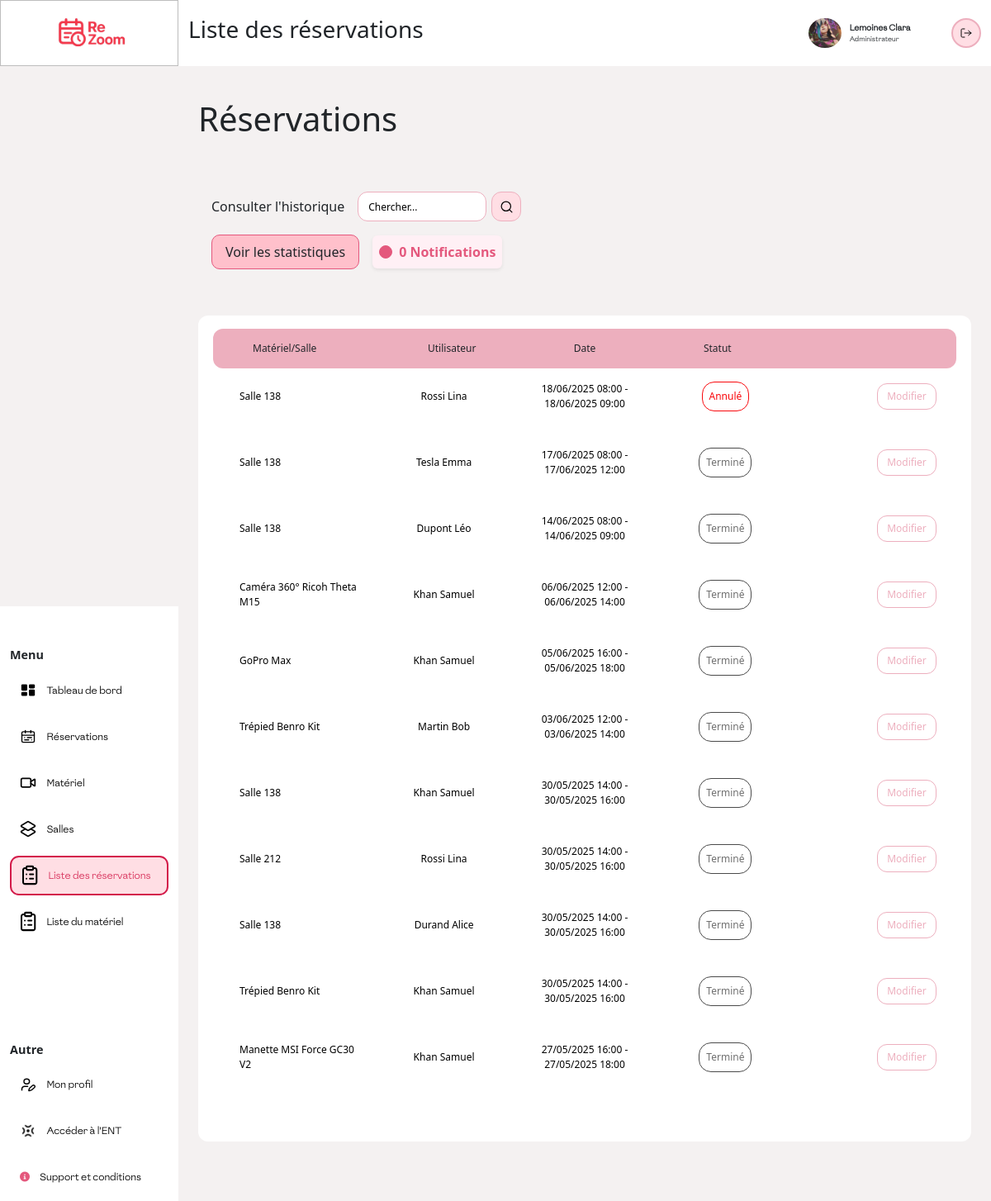
The app's page /PHP/listeDesReservations.php (signed in) with its own data.
### tables this page shows
CREATE TABLE `reservations` (
  `idR` int(11) NOT NULL,
  `quantite` int(11) NOT NULL DEFAULT 1,
  `date_debut` datetime NOT NULL,
  `date_fin` datetime NOT NULL,
  `valide` int(11) DEFAULT NULL,
  `motif` varchar(100) DEFAULT NULL,
  `commentaires` varchar(50) DEFAULT NULL,
  `signatureElectronique` varchar(50) DEFAULT NULL,
  `documentAdministrateur` varchar(50) DEFAULT NULL
);

### PHP/listeDesReservations.php (the view, shortened to what this page needs)
<?php
require('../PHPpure/connexion.php');
?>
<!DOCTYPE html>
<html lang="fr-FR">
<head>
    <link href="https://cdn.jsdelivr.net/npm/bootstrap@5.3.6/dist/css/bootstrap.min.css" rel="stylesheet"
>
    <link rel="stylesheet" href="../CSS/style.css" />
    <link rel="stylesheet" href="../CSS/index.css" />
    <link rel="stylesheet" href="../CSS/tabReservation.css" />
    <link rel="stylesheet" href="../CSS/header.css" />
    <link rel="stylesheet" href="../CSS/modifPopupReservation.css" />
</head>
<body>
    <?php
    include("header.php");
    include("aside.php");
    ?>
    <main>
        <h1>Réservations</h1>
        <div class="container search p-3">
            <div class="row align-items-center gy-3">
                <div class="col-12 col-md-auto d-flex align-items-center gap-3 flex-wrap">
                    <p class="fs-6 mb-0 text-nowrap">Consulter l'historique</p>
                    <div class="searchContainer me-5">
                        <input type="search" name="search" id="inputSearch" placeholder="Chercher..." />
                        <button id="buttonSearch">
                            <img src="../res/search.svg" alt="" />
                        </button>
                    </div>
                </div>
                <div class="col-12 d-flex align-items-center gap-3 flex-wrap">
                    <button class="btn text-dark px-3 py-2" style="background-color: pink; border: 1px solid #e4587d; border-radius: 10px;" onclick="window.location.href='reputation.php'">
                        Voir les statistiques
                    </button>
                    <div class="d-flex align-items-center p-2 rounded shadow-sm" style="color: #e4587d; background-color: #fff0f5;">
                        <div class="rounded-circle me-2 flex-shrink-0" style="width: 16px; height: 16px; background-color: #e4587d; border: 1px solid #e4587d;"></div>
                        <span class="fw-semibold"><?php
                                                    $sql1 = "SELECT SUM(notif) AS notifs FROM notifications";
                                                    $stmt = $pdo->prepare($sql1);
                                                    $stmt->execute();
                                                    $notifs = $stmt->fetch(PDO::FETCH_ASSOC);
                                                    $nbNotifs = isset($notifs['notifs']) && $notifs['notifs'] !== null ? (int)$notifs['notifs'] : 0;
                                                    echo htmlspecialchars($nbNotifs) ?> Notifications</span>
                    </div>
                </div>
            </div>
        </div>
        <section class="table mb-5">
            <article class="header_Table">
                <p>Matériel/Salle</p>
                <p>Utilisateur</p>
                <p>Date</p>
                <p>Statut</p>
            </article>
            <article id="tab" class="body_Table pb-5">
                <?php
                $sql = "SELECT r.*,
                        GROUP_CONCAT(DISTINCT CONCAT(m.idM, ':', m.designation, ':', m.refernceM) SEPARATOR '||') as materiels,
                        GROUP_CONCAT(DISTINCT CONCAT(s.idS, ':', s.nom, ':', s.type) SEPARATOR '||') as salles,
                        GROUP_CONCAT(DISTINCT CONCAT(u.id, ':', u.nom, ':', u.prenom, ':', COALESCE(u.avatar, 'default')) SEPARATOR '||') as users
                        FROM reservations r
                        LEFT JOIN concerne c ON r.idR = c.idR
                        LEFT JOIN materiel m ON c.idM = m.idM
                        LEFT JOIN concerne_salle cs ON r.idR = cs.idR
                        LEFT JOIN salle s ON cs.idS = s.idS
                        LEFT JOIN reservation_users ru ON r.idR = ru.idR
                        LEFT JOIN user_ u ON ru.id = u.id
                        GROUP BY r.idR
                        ORDER BY r.date_debut DESC";
                try {
                    $stmt = $pdo->prepare($sql);
                    $stmt->execute();
                    $result = $stmt->fetchAll(PDO::FETCH_ASSOC);
                    if (count($result) > 0) {
                        foreach ($result as $row) {
                            $now = new DateTime();
                            $end = new DateTime($row['date_fin']);
                            if ($row['valide'] == 0 && $end < $now) {
                                $status = "Annulé";
                            } elseif ($end < $now) {
                                $status = "Terminé";
                            } elseif ($row['valide'] == 1) {
                                $status = "Validée";
                            } else if ($row['valide'] == 2) {
                                $status = "Refusée";
                            } else {
                                $status = "En attente";
                            }
                            $materiels = [];
                            if ($row['materiels']) {
                                $materielsArray = explode('||', $row['materiels']);
                                foreach ($materielsArray as $materielStr) {
                                    list($id, $designation, $reference) = explode(':', $materielStr);
                                    $materiels[] = [
                                        'id' => $id,
                                        'designation' => $designation,
                                        'reference' => $reference
                                    ];
                                }
                            }
                            $salles = [];
                            if ($row['salles']) {
                                $sallesArray = explode('||', $row['salles']);
                                foreach ($sallesArray as $salleStr) {
                                    list($id, $nom, $type) = explode(':', $salleStr);
                                    $salles[] = [
                                        'id' => $id,
                                        'nom' => $nom,
                                        'type' => $type
                                    ];
                                }
                            }
                            $users = [];
                            if ($row['users']) {
                                $usersArray = explode('||', $row['users']);
                                foreach ($usersArray as $userStr) {
                                    list($id, $nom, $prenom, $avatar) = explode(':', $userStr);
                                    $users[] = [
                                        'id' => $id,
                                        'nom' => $nom,
                                        'prenom' => $prenom,
                                        'avatar' => $avatar === 'default' ? "../uploads/default.png" : $avatar
                                    ];
                                }
                            }
$sql2= "SELECT notif FROM notifications WHERE idR = ?";
                                                    $stmt = $pdo->prepare($sql2);
                                                    $stmt->execute([$row['idR']]);
                                                    $notifications = $stmt->fetch(PDO::FETCH_ASSOC);
                            echo '<div class="line mb-3">';
                            if (!empty($salles)) {
                                $salle = $salles[0];
                                if (is_array($notifications) && isset($notifications['notif']) && (int)$notifications['notif'] === 1) {
                                    echo '
                            <div class="d-flex align-items-center mb-2">
                            <span class="rounded-circle me-2 flex-shrink-0" style="width: 16px; height: 16px; background-color: #e4587d; border: 1px solid #e4587d;"></span>
                            <span>' . htmlspecialchars($salle['nom']) . '</span>
                            </div>';
                                } else {
                                    echo '<p>' . htmlspecialchars($salle['nom']) . '</p>';
                                }
                            } else {
                                $mater = $materiels[0];
                                if (is_array($notifications) && isset($notifications['notif']) && (int)$notifications['notif'] === 1) {
                                    echo '
                            <div class="d-flex align-items-center mb-2">
                            <span class="rounded-circle me-2 flex-shrink-0" style="width: 16px; height: 16px; background-color: #e4587d; border: 1px solid #e4587d;"></span>
                            <span>' . htmlspecialchars($mater['designation']) . '</span>
                            </div>';
                                } else {
                                    echo '<p>' . htmlspecialchars($mater['designation']) . '</p>';
                                }
                            }
                            if (!empty($users)) {
                                $firstUser = $users[0];
                                echo '<p>' . htmlspecialchars($firstUser['nom']) . ' ' . htmlspecialchars($firstUser['prenom']) . '</p>';
                            }
                            echo '<p class="text-center">' . date('d/m/Y H:i', strtotime($row['date_debut'])) . ' - ' .
                                date('d/m/Y H:i', strtotime($row['date_fin'])) . '</p>';
                            if ($status == "En attente") {
                                echo '<p class="p-2 text-center" style="color: #f9a308; border: 0.15vw solid #f9a308; border-radius:15px;">' . $status . '</p>';
                            } elseif ($status == "Validée") {
                                echo '<p class="text-center p-2" style="color: #356c25; border: 0.15vw solid #356c25; border-radius:15px;">' . $status . '</p>';
                            } elseif ($status == "Refusé") {
                                echo '<p class="text-center p-2" style="color: #f9080c; border: 0.15vw solid #f9080c; border-radius:15px;">' . $status . '</p>';
                            } elseif ($status == "Terminé") {
                                echo '<p class="text-center p-2" style="color: #707070; border: 0.15vw solid #4b4b4b; border-radius:15px;">' . $status . '</p>';
                            } else {
                                echo '<p class="text-center  p-2" style="color: #f9080c; border: 0.15vw solid #f9080c; border-radius:15px;">' . $status . '</p>';
                            }
                            echo '<button class="modifier" data-id="' . $row['idR'] . '"
                                    data-motif="' . htmlspecialchars($row['motif']) . '"
                                    data-date-debut="' . date('Y-m-d\TH:i', strtotime($row['date_debut'])) . '"
                                    data-date-fin="' . date('Y-m-d\TH:i', strtotime($row['date_fin'])) . '"
                                    data-status="' . $row['valide'] . '"
                                    data-materiels=\'' . json_encode($materiels) . '\'
                                    data-salles=\'' . json_encode($salles) . '\'
                                    data-users=\'' . json_encode($users) . '\'></button>';
                            echo '</div>';
                        }
                    } else {
                        echo '<div class="line"><p>Aucune réservation trouvée</p></div>';
                    }
                } catch (PDOException $e) {
                    echo '<div class="line"><p>Erreur : ' . $e->getMessage() . '</p></div>';
                }
                ?>
            </article>
        </section>
    </main>
</body>
</html>

### CSS/style.css (style rules this page uses)
* { margin: 0; padding: 0; box-sizing: border-box; }
body { background-color: #f4f1f1 !important; }
main { display: flex; flex-direction: column; justify-content: start; align-items: start; padding: 15vh 2vw 2vw 20vw; width: 100%; height: 100%; gap: 5vh; position: relative; }
:root { --background-color: #f4f1f1; --primary-color: #e4587d; --secondary-color: #f4f1f1; --tertiary-color: #edafbe; --gray-color: #979797; --black-color: #000000; --white-color: #ffffff; }

### CSS/index.css (style rules this page uses)
main { display: flex; flex-direction: column; justify-content: start; align-items: start; padding: 15vh 2vw 2vw 20vw; width: 100%; height: 100%; gap: 5vh; }
.search { display: flex; justify-content: space-between; align-items: center; }
.search p { font-size: 1vw; }
.search .searchContainer { display: flex; justify-content: start; gap: 0.5vw; }
.search .searchContainer input { width: 13vw; height: 3vw; background-color: white; border: none; border-radius: 1cqi; font-size: 1vw; border: 0.15vw solid #edafbe; padding: 0 1vw; display: flex; justify-content: center; align-items: center; }
.searchContainer input::placeholder { font-size: 1vw; color: black; }
.searchContainer button { width: 3vw; height: 3vw; background-color: #ffdee4; border: 0.15vw solid #edafbe; border-radius: 1cqi; font-size: 1vw; display: flex; justify-content: center; align-items: center; }
.searchContainer button img { width: 50%; height: auto; object-fit: contain; }
.table { width: 100%; background-color: white; border-radius: 1vw; padding: 2vh 1.5vw; display: flex; justify-content: center; flex-direction: column; gap: 1vh; }
.table .header_Table { background-color: #edafbe; display: grid; grid-template-columns: repeat(4, 1fr); align-items: center; height: 6vh; border-radius: 1vw; width: 100%; padding: 0 2vw; }
.table .header_Table p { font-size: 1vw; }
.table .header_Table p:nth-child(2), .table .header_Table p:nth-child(3), .table .header_Table p:nth-child(4) { margin: 0 auto; }
.table .body_Table { display: flex; justify-content: space-between; align-items: center; flex-direction: column; height: auto; width: 100%; border-radius: 1vw; padding: 0 2vw; gap: 2vh; }
.table .body_Table .line { display: grid; grid-template-columns: repeat(4, 1fr); height: 6vh; width: 100%; border-radius: 1vw; }
.table .body_Table .line p:nth-child(1) { margin: auto 0; }
.table .body_Table .line p:nth-child(2), .table .body_Table .line p:nth-child(3), .table .body_Table .line p:nth-child(4) { margin: auto; }
.table .body_Table .line p { font-size: 1vw; }
.table .body_Table .line button { display: flex; justify-content: center; align-items: center; margin: auto 0 auto auto; width: 6vw; height: 2.7vw; background-color: transparent; border: 0.15vw solid #edafbe; border-radius: 1vw; font-size: 0.7vw; transition: all 0.2s ease-in-out; }
.table .body_Table .line button.modifier { color: #edafbe; border: 0.15vw solid #edafbe; font-size: 1vw; }
.table .body_Table .line button.modifier::after { content: "Modifier"; }

### CSS/tabReservation.css (style rules this page uses)
.table .header_Table { background-color: #edafbe; display: grid; grid-template-columns: repeat(5, 1fr); align-items: center; height: 6vh; border-radius: 1vw; width: 100%; padding: 0 2vw; }
.table .body_Table .line { display: grid; grid-template-columns: repeat(5, 1fr); height: 6vh; width: 100%; border-radius: 1vw; }
.table .header_Table { background-color: #edafbe; display: grid; grid-template-columns: repeat(5, 1fr); justify-content: space-between; align-items: center; height: 6vh; border-radius: 1vw; width: 100%; padding: 0 4vw; }

### CSS/header.css (style rules this page uses)
p { margin: 0; }

### records on screen
reservations: nom "Salle 138", nom "Rossi", prenom "Lina", date_debut "18/06/2025 08:00", date_fin "18/06/2025 09:00", status "Annulé"
reservations: nom "Salle 138", nom "Tesla", prenom "Emma", date_debut "17/06/2025 08:00", date_fin "17/06/2025 12:00", status "Terminé"
reservations: nom "Salle 138", nom "Dupont", prenom "Léo", date_debut "14/06/2025 08:00", date_fin "14/06/2025 09:00", status "Terminé"
reservations: designation "Caméra 360° Ricoh Theta M15", nom "Khan", prenom "Samuel", date_debut "06/06/2025 12:00", date_fin "06/06/2025 14:00", status "Terminé"
reservations: designation "GoPro Max", nom "Khan", prenom "Samuel", date_debut "05/06/2025 16:00", date_fin "05/06/2025 18:00", status "Terminé"
reservations: designation "Trépied Benro Kit", nom "Martin", prenom "Bob", date_debut "03/06/2025 12:00", date_fin "03/06/2025 14:00", status "Terminé"
reservations: nom "Salle 138", nom "Khan", prenom "Samuel", date_debut "30/05/2025 14:00", date_fin "30/05/2025 16:00", status "Terminé"
reservations: nom "Salle 212", nom "Rossi", prenom "Lina", date_debut "30/05/2025 14:00", date_fin "30/05/2025 16:00", status "Terminé"
reservations: nom "Salle 138", nom "Durand", prenom "Alice", date_debut "30/05/2025 14:00", date_fin "30/05/2025 16:00", status "Terminé"
reservations: designation "Trépied Benro Kit", nom "Khan", prenom "Samuel", date_debut "30/05/2025 14:00", date_fin "30/05/2025 16:00", status "Terminé"
reservations: designation "Manette MSI Force GC30 V2", nom "Khan", prenom "Samuel", date_debut "27/05/2025 16:00", date_fin "27/05/2025 18:00", status "Terminé"

### other values on screen
$_SESSION['user']['nom'] "Lemoines"
$_SESSION['user']['prenom'] "Clara"
$_SESSION['user']['role'] "Administrateur"
$nbNotifs "0"
